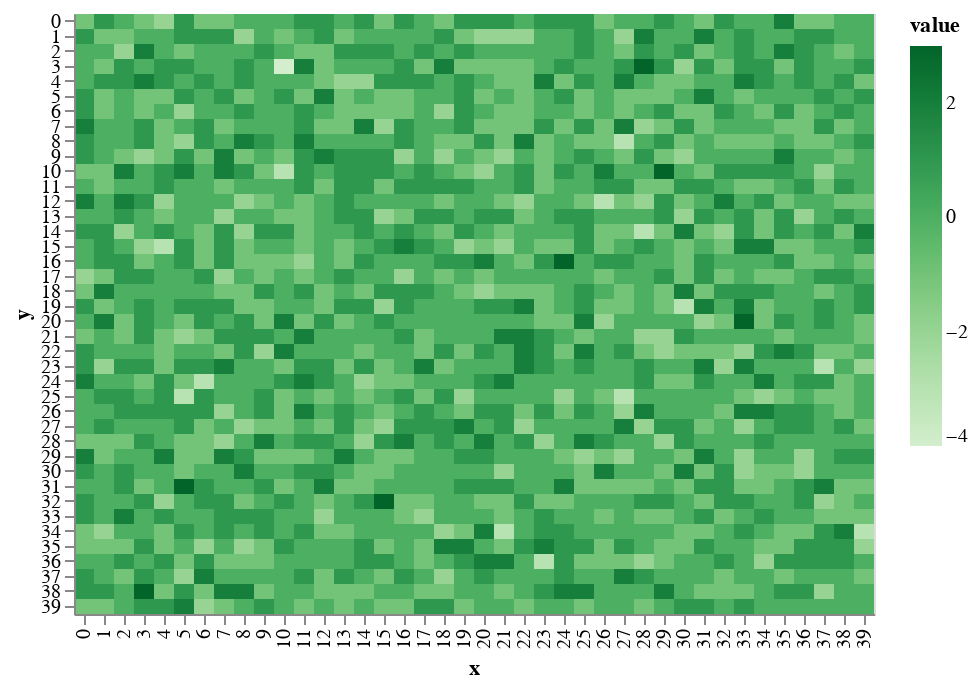

Notebook source saved alongside this figure:
### Markdown cell above
# in the beginning, the world was void and without form.

Starting with a grid with nothing on it. No elevation, no terrain. All of this will be generated proceduraly. 

You can see here that the terrain is shifted on a random-normal distribution to make it look _uneven_. Making it randomly doesn't make it look _real_ so I'm going to have to be smarter about the rules that raise and lower terrain in order to make them look like mountains.

### Code cell
world.shift_terrain()
draw.drawTerrainHeight(world.grid_elevation)

### Figure 1 — Vega-Lite specification as saved in the notebook (floating-point values rounded to 4 significant figures; data arrays with more than 128 entries replaced by an {"elided": "..."} marker saying what was removed)
{"$schema": "https://vega.github.io/schema/vega-lite/v2.6.0.json", "config": {"view": {"height": 300, "width": 400}}, "data": {"name": "data-e023a9523d0a887f9fc5a1e6daaa2940"}, "datasets": {"data-e023a9523d0a887f9fc5a1e6daaa2940": {"elided": "1600 records"}}, "encoding": {"color": {"field": "value", "scale": {"scheme": "greens"}, "type": "quantitative"}, "x": {"field": "x", "type": "ordinal"}, "y": {"field": "y", "type": "ordinal"}}, "mark": "rect"}
